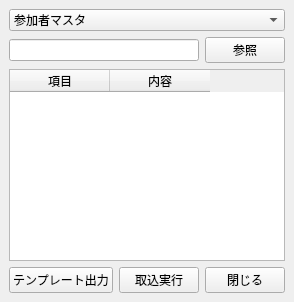
<?xml version="1.0" encoding="UTF-8"?>
<ui version="4.0">
 <class>MasterImportWindow</class>
 <widget class="QMainWindow" name="MasterImportWindow">
  <property name="windowTitle"><string>マスタ取込</string></property>
  <widget class="QWidget" name="centralwidget">
   <layout class="QVBoxLayout" name="mainLayout">
    <item><widget class="QComboBox" name="importTargetComboBox"><item><property name="text"><string>参加者マスタ</string></property></item><item><property name="text"><string>役職単価マスタ</string></property></item></widget></item>
    <item><layout class="QHBoxLayout" name="fileLayout"><item><widget class="QLineEdit" name="importFileLineEdit"/></item><item><widget class="QPushButton" name="browseButton"><property name="text"><string>参照</string></property></widget></item></layout></item>
    <item><widget class="QTableWidget" name="previewTable"><column><property name="text"><string>項目</string></property></column><column><property name="text"><string>内容</string></property></column></widget></item>
    <item><layout class="QHBoxLayout" name="buttonLayout"><item><widget class="QPushButton" name="templateExportButton"><property name="text"><string>テンプレート出力</string></property></widget></item><item><widget class="QPushButton" name="importButton"><property name="text"><string>取込実行</string></property></widget></item><item><widget class="QPushButton" name="closeButton"><property name="text"><string>閉じる</string></property></widget></item></layout></item>
   </layout>
  </widget>
 </widget>
 <resources/>
 <connections/>
</ui>
